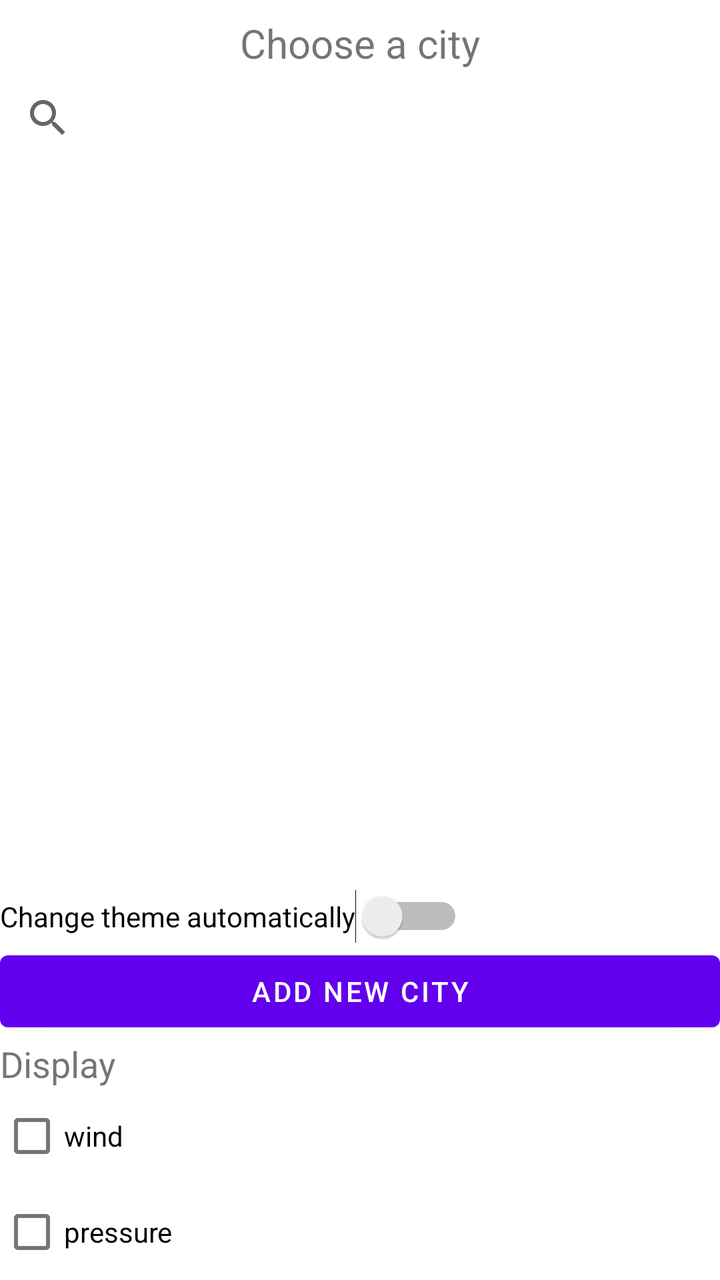
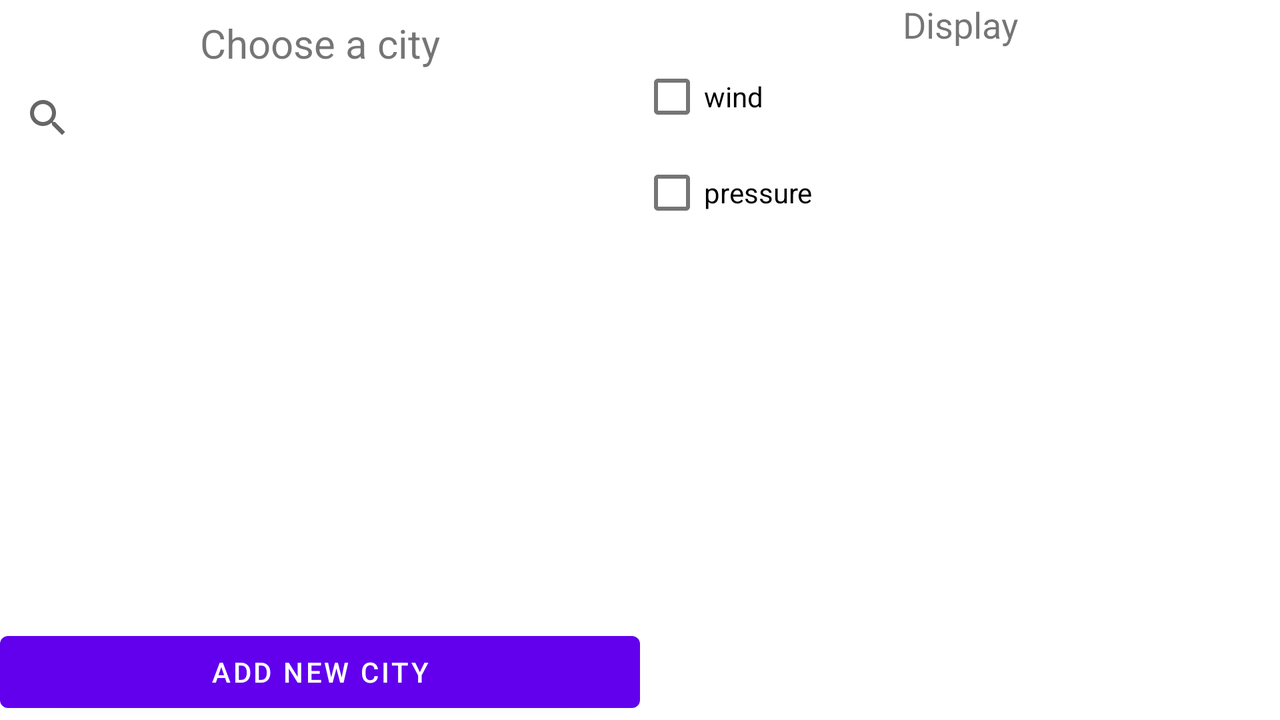

First picture: res/layout/ on a phone held upright. Second picture: the repository's own variant of that layout, on a device whose configuration matches the variant's folder. Source for both follows.
<!-- AndroidManifest.xml: application theme MyLightTheme -->
<!-- res/layout/fragment_slideshow.xml -->
<?xml version="1.0" encoding="utf-8"?>
<LinearLayout xmlns:android="http://schemas.android.com/apk/res/android"
    xmlns:app="http://schemas.android.com/apk/res-auto"
    xmlns:tools="http://schemas.android.com/tools"
    android:layout_width="match_parent"
    android:layout_height="match_parent"
    android:orientation="vertical"
    tools:context=".ui.slideshow.SlideshowFragment">

    <TextView
        android:id="@+id/text_selectCity"
        android:layout_width="match_parent"
        android:layout_height="wrap_content"
        android:layout_marginStart="8dp"
        android:layout_marginTop="8dp"
        android:layout_marginEnd="8dp"
        android:text="@string/chooseCity"
        android:textAlignment="center"
        android:textSize="20sp"
        app:layout_constraintBottom_toBottomOf="parent"
        app:layout_constraintEnd_toEndOf="parent"
        app:layout_constraintStart_toStartOf="parent"
        app:layout_constraintTop_toTopOf="parent" />

    <SearchView
        android:id="@+id/searchView"
        android:layout_width="match_parent"
        android:layout_height="wrap_content">

    </SearchView>

    <androidx.recyclerview.widget.RecyclerView
        android:id="@+id/recyclerForSlideShow"
        android:layout_width="match_parent"
        android:layout_height="0dp"
        android:layout_weight="3"
        android:layout_marginBottom="@dimen/activity_horizontal_margin"/>

    <Switch
        android:id="@+id/autoThemeSwitch"
        android:layout_width="wrap_content"
        android:layout_height="wrap_content"
        android:text="@string/autoThemeOnOff"
        android:layout_marginBottom="@dimen/activity_horizontal_margin"/>

    <Button
        android:id="@+id/addNewCityBtn"
        android:layout_width="match_parent"
        android:layout_height="wrap_content"
        android:layout_marginBottom="@dimen/activity_horizontal_margin"
        android:text="@string/addNewCity" />

    <TextView
        android:id="@+id/dispSettings"
        android:layout_width="match_parent"
        android:layout_height="wrap_content"
        android:text="@string/display"
        android:textSize="18sp"
        android:layout_marginBottom="@dimen/activity_horizontal_margin"
        />

    <CheckBox
        android:id="@+id/windCheckBox"
        android:layout_width="match_parent"
        android:layout_height="wrap_content"
        android:layout_marginBottom="@dimen/activity_horizontal_margin"
        android:clickable="true"
        android:focusable="true"
        android:text="@string/wind"
        />

    <CheckBox
        android:id="@+id/pressuCheckBox"
        android:layout_width="match_parent"
        android:layout_height="wrap_content"
        android:layout_marginBottom="@dimen/activity_horizontal_margin"
        android:clickable="true"
        android:text="@string/pressure"
        android:focusable="true" />

</LinearLayout>
<!-- resources referenced by this layout -->
<resources>
  <string name="addNewCity">Add new city</string>
  <string name="autoThemeOnOff">Сhange theme automatically</string>
  <string name="chooseCity">Choose a city</string>
  <string name="display">Display</string>
  <string name="pressure">pressure</string>
  <string name="wind">wind</string>
  <style name="MyLightTheme" parent="Theme.MaterialComponents.Light.NoActionBar">
          <item name="windowActionBar">false</item>
          <item name="windowNoTitle">true</item>
          <item name="colorPrimary">@color/colorPrimary</item>
          <item name="colorPrimaryDark">@color/colorPrimaryDark</item>
          <item name="colorAccent">@color/colorAccent</item>
      </style>
  <color name="colorPrimary">#6200EE</color>
  <color name="colorPrimaryDark">#3700B3</color>
  <color name="colorAccent">#03DAC5</color>
</resources>
<!-- res/layout-land/fragment_slideshow.xml (the repository's variant of the layout above) -->
<!-- drawn on the phone turned sideways -->
<?xml version="1.0" encoding="utf-8"?>
<LinearLayout xmlns:android="http://schemas.android.com/apk/res/android"
    xmlns:app="http://schemas.android.com/apk/res-auto"
    xmlns:tools="http://schemas.android.com/tools"
    android:layout_width="match_parent"
    android:layout_height="match_parent"
    android:orientation="horizontal"
    tools:context=".ui.slideshow.SlideshowFragment">

    <LinearLayout
        android:layout_width="match_parent"
        android:layout_height="match_parent"
        android:orientation="vertical"
        android:layout_weight="1">

        <TextView
            android:id="@+id/text_selectCity"
            android:layout_width="match_parent"
            android:layout_height="wrap_content"
            android:layout_marginStart="8dp"
            android:layout_marginTop="8dp"
            android:layout_marginEnd="8dp"
            android:text="@string/chooseCity"
            android:textAlignment="center"
            android:textSize="20sp"
            app:layout_constraintBottom_toBottomOf="parent"
            app:layout_constraintEnd_toEndOf="parent"
            app:layout_constraintStart_toStartOf="parent"
            app:layout_constraintTop_toTopOf="parent" />

        <SearchView
            android:layout_width="match_parent"
            android:layout_height="wrap_content">

        </SearchView>

        <androidx.recyclerview.widget.RecyclerView
            android:id="@+id/recyclerForSlideShow"
            android:layout_width="match_parent"
            android:layout_height="0dp"
            android:layout_weight="2"/>

        <Button
            android:id="@+id/addNewCityBtn"
            android:layout_width="match_parent"
            android:layout_height="wrap_content"
            android:text="@string/addNewCity"
            android:layout_marginBottom="@dimen/activity_horizontal_margin"/>

    </LinearLayout>

    <LinearLayout
        android:layout_width="match_parent"
        android:layout_height="match_parent"
        android:orientation="vertical"
        android:layout_weight="1"
        >

        <TextView
            android:id="@+id/dispSettings"
            android:layout_width="match_parent"
            android:layout_height="wrap_content"
            android:gravity="center"
            android:text="@string/display"
            android:textSize="18sp" />

        <CheckBox
            android:id="@+id/windCheckBox"
            android:layout_width="match_parent"
            android:layout_height="wrap_content"
            android:text="@string/wind" />

        <CheckBox
            android:id="@+id/pressuCheckBox"
            android:layout_width="match_parent"
            android:layout_height="wrap_content"
            android:text="@string/pressure" />
    </LinearLayout>

</LinearLayout>
<!-- resources referenced by the variant -->
<!-- as the phone turned sideways resolves them -->
<resources>
  <string name="addNewCity">Add new city</string>
  <string name="chooseCity">Choose a city</string>
  <string name="display">Display</string>
  <string name="pressure">pressure</string>
  <string name="wind">wind</string>
  <style name="MyLightTheme" parent="Theme.MaterialComponents.Light.NoActionBar">
          <item name="windowActionBar">false</item>
          <item name="windowNoTitle">true</item>
          <item name="colorPrimary">@color/colorPrimary</item>
          <item name="colorPrimaryDark">@color/colorPrimaryDark</item>
          <item name="colorAccent">@color/colorAccent</item>
      </style>
  <color name="colorPrimary">#6200EE</color>
  <color name="colorPrimaryDark">#3700B3</color>
  <color name="colorAccent">#03DAC5</color>
</resources>
